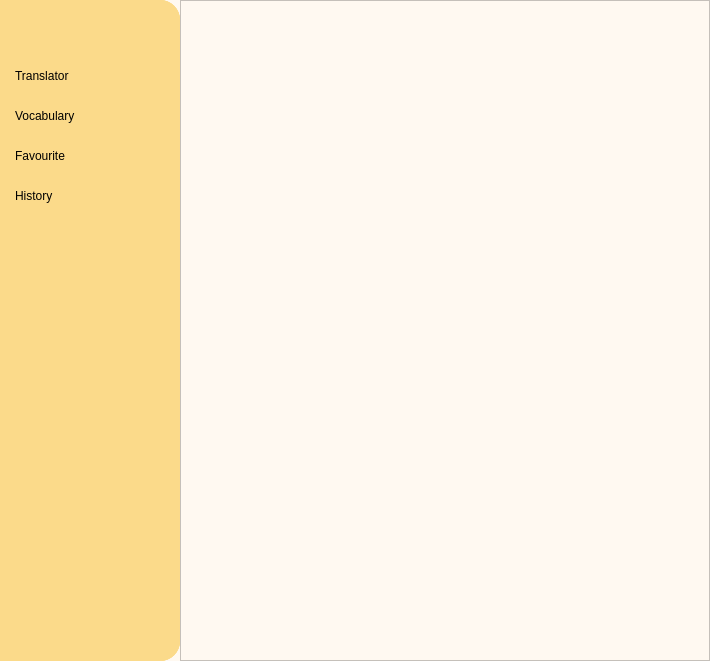
<?xml version="1.0" encoding="UTF-8"?>
<ui version="4.0">
 <class>MainWindow</class>
 <widget class="QMainWindow" name="MainWindow">
  <property name="geometry">
   <rect>
    <x>0</x>
    <y>0</y>
    <width>710</width>
    <height>661</height>
   </rect>
  </property>
  <property name="windowTitle">
   <string>MainWindow</string>
  </property>
  <widget class="QWidget" name="centralwidget">
   <property name="styleSheet">
    <string notr="true">background-color:#FFF9F1;</string>
   </property>
   <layout class="QHBoxLayout" name="horizontalLayout">
    <property name="spacing">
     <number>0</number>
    </property>
    <property name="leftMargin">
     <number>0</number>
    </property>
    <property name="topMargin">
     <number>0</number>
    </property>
    <property name="rightMargin">
     <number>0</number>
    </property>
    <property name="bottomMargin">
     <number>0</number>
    </property>
    <item>
     <widget class="QFrame" name="frame">
      <property name="maximumSize">
       <size>
        <width>180</width>
        <height>16777215</height>
       </size>
      </property>
      <property name="styleSheet">
       <string notr="true">background-color:#FBDA8A;
border-top-right-radius: 20px;
border-bottom-right-radius: 20px;</string>
      </property>
      <property name="frameShape">
       <enum>QFrame::StyledPanel</enum>
      </property>
      <property name="frameShadow">
       <enum>QFrame::Raised</enum>
      </property>
      <layout class="QHBoxLayout" name="horizontalLayout_2">
       <property name="spacing">
        <number>0</number>
       </property>
       <property name="leftMargin">
        <number>0</number>
       </property>
       <property name="topMargin">
        <number>0</number>
       </property>
       <property name="rightMargin">
        <number>0</number>
       </property>
       <property name="bottomMargin">
        <number>0</number>
       </property>
       <item>
        <widget class="QWidget" name="widget" native="true">
         <property name="minimumSize">
          <size>
           <width>178</width>
           <height>0</height>
          </size>
         </property>
         <property name="mouseTracking">
          <bool>true</bool>
         </property>
         <property name="styleSheet">
          <string notr="true">#widget QPushButton {
	display: flex;
	text-align: left;
	padding: 0px 0px 0px 5px;
	background-color: #FBDA8A;
	border-radius: 10px;
}


#widget QPushButton:hover {
	background-color: #FFE6AA;
	border: 1px solid #DCC693;
}

#widget QPushButton:checked {
	background-color: #FFF6E0;
}</string>
         </property>
         <layout class="QVBoxLayout" name="verticalLayout">
          <property name="spacing">
           <number>0</number>
          </property>
          <property name="leftMargin">
           <number>0</number>
          </property>
          <property name="topMargin">
           <number>0</number>
          </property>
          <property name="rightMargin">
           <number>0</number>
          </property>
          <property name="bottomMargin">
           <number>0</number>
          </property>
          <item>
           <widget class="QWidget" name="widget_2" native="true">
            <property name="maximumSize">
             <size>
              <width>16777215</width>
              <height>16777215</height>
             </size>
            </property>
            <property name="styleSheet">
             <string notr="true"/>
            </property>
            <widget class="QPushButton" name="pushButton_4">
             <property name="enabled">
              <bool>true</bool>
             </property>
             <property name="geometry">
              <rect>
               <x>10</x>
               <y>180</y>
               <width>151</width>
               <height>31</height>
              </rect>
             </property>
             <property name="mouseTracking">
              <bool>false</bool>
             </property>
             <property name="tabletTracking">
              <bool>false</bool>
             </property>
             <property name="focusPolicy">
              <enum>Qt::NoFocus</enum>
             </property>
             <property name="layoutDirection">
              <enum>Qt::LeftToRight</enum>
             </property>
             <property name="autoFillBackground">
              <bool>false</bool>
             </property>
             <property name="styleSheet">
              <string notr="true">font: 10pt &quot;MS Shell Dlg 2&quot;;</string>
             </property>
             <property name="text">
              <string>History</string>
             </property>
             <property name="icon">
              <iconset resource="../resources_icon.qrc">
               <normaloff>:/icons/icons/translator.png</normaloff>:/icons/icons/translator.png</iconset>
             </property>
             <property name="checkable">
              <bool>true</bool>
             </property>
             <property name="autoDefault">
              <bool>false</bool>
             </property>
            </widget>
            <widget class="QPushButton" name="pushButton">
             <property name="enabled">
              <bool>true</bool>
             </property>
             <property name="geometry">
              <rect>
               <x>10</x>
               <y>60</y>
               <width>151</width>
               <height>31</height>
              </rect>
             </property>
             <property name="mouseTracking">
              <bool>false</bool>
             </property>
             <property name="tabletTracking">
              <bool>false</bool>
             </property>
             <property name="focusPolicy">
              <enum>Qt::NoFocus</enum>
             </property>
             <property name="layoutDirection">
              <enum>Qt::LeftToRight</enum>
             </property>
             <property name="autoFillBackground">
              <bool>false</bool>
             </property>
             <property name="styleSheet">
              <string notr="true">font: 10pt &quot;MS Shell Dlg 2&quot;;
justify-content: left;</string>
             </property>
             <property name="text">
              <string>Translator</string>
             </property>
             <property name="icon">
              <iconset resource="../resources_icon.qrc">
               <normaloff>:/icons/icons/translator.png</normaloff>:/icons/icons/translator.png</iconset>
             </property>
             <property name="checkable">
              <bool>true</bool>
             </property>
             <property name="autoDefault">
              <bool>false</bool>
             </property>
            </widget>
            <widget class="QLabel" name="label">
             <property name="geometry">
              <rect>
               <x>10</x>
               <y>20</y>
               <width>81</width>
               <height>21</height>
              </rect>
             </property>
             <property name="styleSheet">
              <string notr="true">image: url(:/icons/icons/Explore.svg);</string>
             </property>
             <property name="text">
              <string/>
             </property>
            </widget>
            <widget class="QPushButton" name="pushButton_2">
             <property name="enabled">
              <bool>true</bool>
             </property>
             <property name="geometry">
              <rect>
               <x>10</x>
               <y>100</y>
               <width>151</width>
               <height>31</height>
              </rect>
             </property>
             <property name="mouseTracking">
              <bool>false</bool>
             </property>
             <property name="tabletTracking">
              <bool>false</bool>
             </property>
             <property name="focusPolicy">
              <enum>Qt::NoFocus</enum>
             </property>
             <property name="layoutDirection">
              <enum>Qt::LeftToRight</enum>
             </property>
             <property name="autoFillBackground">
              <bool>false</bool>
             </property>
             <property name="styleSheet">
              <string notr="true">font: 10pt &quot;MS Shell Dlg 2&quot;;</string>
             </property>
             <property name="text">
              <string>Vocabulary</string>
             </property>
             <property name="icon">
              <iconset resource="../resources_icon.qrc">
               <normaloff>:/icons/icons/translator.png</normaloff>:/icons/icons/translator.png</iconset>
             </property>
             <property name="checkable">
              <bool>true</bool>
             </property>
             <property name="autoDefault">
              <bool>false</bool>
             </property>
            </widget>
            <widget class="QPushButton" name="pushButton_3">
             <property name="enabled">
              <bool>true</bool>
             </property>
             <property name="geometry">
              <rect>
               <x>10</x>
               <y>140</y>
               <width>151</width>
               <height>31</height>
              </rect>
             </property>
             <property name="mouseTracking">
              <bool>false</bool>
             </property>
             <property name="tabletTracking">
              <bool>false</bool>
             </property>
             <property name="focusPolicy">
              <enum>Qt::NoFocus</enum>
             </property>
             <property name="layoutDirection">
              <enum>Qt::LeftToRight</enum>
             </property>
             <property name="autoFillBackground">
              <bool>false</bool>
             </property>
             <property name="styleSheet">
              <string notr="true">font: 10pt &quot;MS Shell Dlg 2&quot;;</string>
             </property>
             <property name="text">
              <string>Favourite</string>
             </property>
             <property name="icon">
              <iconset resource="../resources_icon.qrc">
               <normaloff>:/icons/icons/translator.png</normaloff>:/icons/icons/translator.png</iconset>
             </property>
             <property name="checkable">
              <bool>true</bool>
             </property>
             <property name="autoDefault">
              <bool>false</bool>
             </property>
            </widget>
           </widget>
          </item>
          <item alignment="Qt::AlignBottom">
           <widget class="QWidget" name="widget_3" native="true">
            <property name="minimumSize">
             <size>
              <width>0</width>
              <height>250</height>
             </size>
            </property>
            <property name="maximumSize">
             <size>
              <width>16777215</width>
              <height>16777215</height>
             </size>
            </property>
            <widget class="QLabel" name="label_2">
             <property name="geometry">
              <rect>
               <x>10</x>
               <y>150</y>
               <width>151</width>
               <height>101</height>
              </rect>
             </property>
             <property name="styleSheet">
              <string notr="true">image: url(:/icons/icons/leaf.png);</string>
             </property>
             <property name="text">
              <string/>
             </property>
            </widget>
            <widget class="QLabel" name="label_3">
             <property name="geometry">
              <rect>
               <x>-20</x>
               <y>60</y>
               <width>201</width>
               <height>171</height>
              </rect>
             </property>
             <property name="styleSheet">
              <string notr="true">image: url(:/icons/icons/bees.png);
background-color: transparent;</string>
             </property>
             <property name="text">
              <string/>
             </property>
            </widget>
           </widget>
          </item>
         </layout>
        </widget>
       </item>
      </layout>
     </widget>
    </item>
    <item>
     <widget class="QFrame" name="frame_2">
      <property name="frameShape">
       <enum>QFrame::StyledPanel</enum>
      </property>
      <property name="frameShadow">
       <enum>QFrame::Raised</enum>
      </property>
     </widget>
    </item>
   </layout>
  </widget>
 </widget>
 <resources>
  <include location="../resources_icon.qrc"/>
 </resources>
 <connections/>
</ui>
